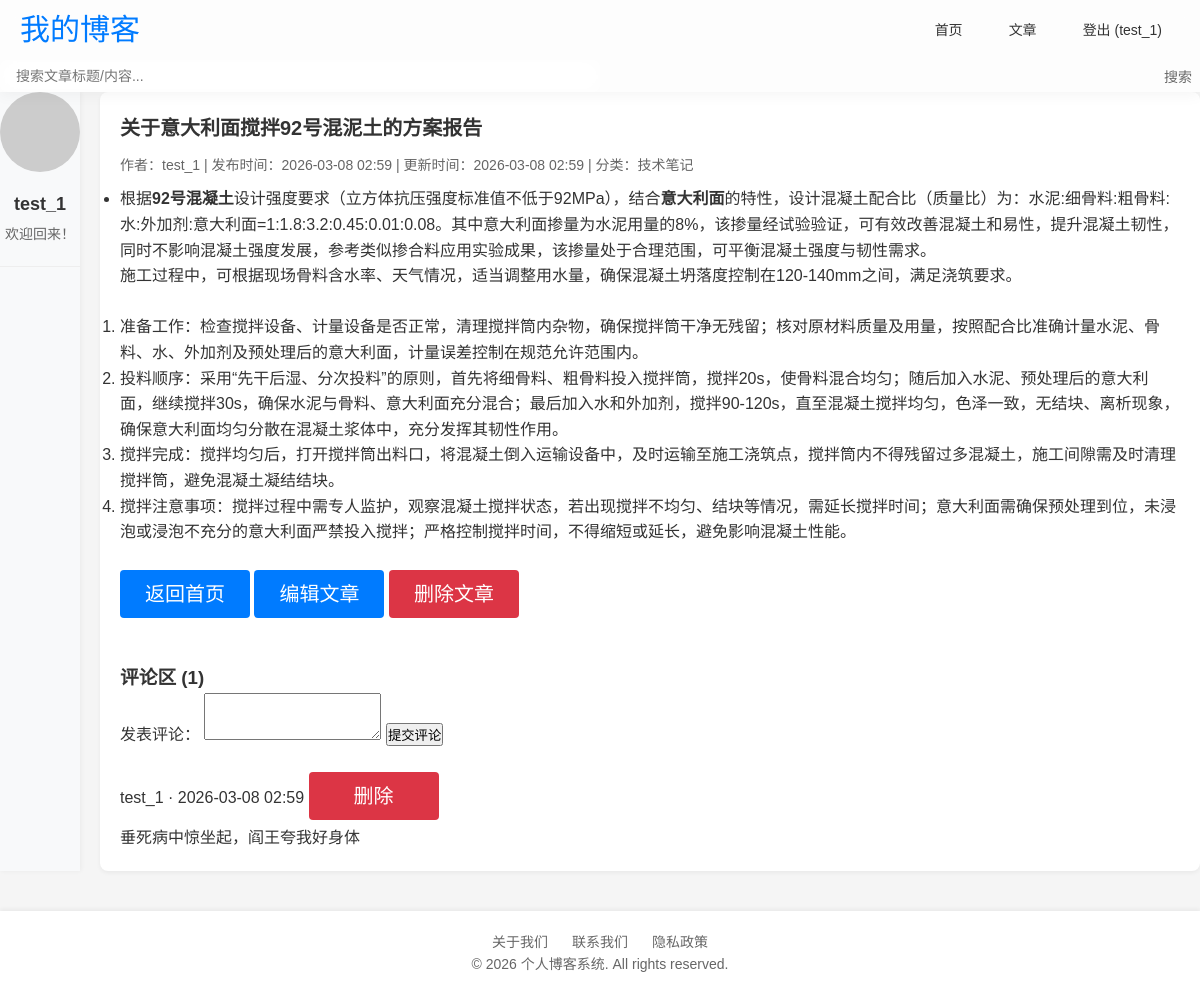
The app's page /post/1 (signed in) with its own data.
### app.py (models this page shows)
class User(UserMixin,db.Model):
    id = db.Column(db.Integer, primary_key=True)
    username = db.Column(db.String(20), unique=True, nullable=False)
    email = db.Column(db.String(120), unique=True, nullable=False)
    password = db.Column(db.String(60), nullable=False)

class Post(db.Model):
    id = db.Column(db.Integer,primary_key = True)                # 文章id
    title = db.Column(db.String(100),nullable = False)           # 文章标题
    content = db.Column(db.Text,nullable = False)                # 文章内容
    created_at = db.Column(db.DateTime,default = datetime.utcnow)# 创建时间
    updated_at = db.Column(db.DateTime,default = datetime.utcnow,updated_at = datetime.utcnow)# 更新时间
    user_id = db.Column(db.Integer,nullable = False)
    category_id = db.Column(db.Integer,nullable = False)

class Category(db.Model):
    id = db.Column(db.Integer, primary_key=True)
    name = db.Column(db.String(50), unique=True, nullable=False)

class Comment(db.Model):
    id = db.Column(db.Integer, primary_key=True)
    content = db.Column(db.Text, nullable=False)
    created_at = db.Column(db.DateTime, default=datetime.utcnow)
    user_id = db.Column(db.Integer,nullable = False)
    post_id = db.Column(db.Integer,nullable = False)

### app.py (the view, shortened to what this page needs)
@app.route("/post/<int:post_id>",methods = ["POST","GET"])
def post(post_id):
    post = Post.query.get_or_404(post_id) # 查询文章存在或404
    post.author = get_post_author(post)
    post.category = get_post_category(post)
    comments = Comment.query.filter_by(post_id = post_id).order_by(Comment.created_at.desc()).all()
    for comment in comments:
        comment.author = User.query.get(comment.user_id)
        if not comment.author:
            comment.author = type('Anonymous', (), {'username': '匿名用户'})() # 动态创建一个名为 Anonymous 的类并实例化，该对象有 username 属性，值为「匿名用户」
    return render_template("post.html",post = post,comments = comments)

### app.py (called while the page is built)
def get_post_author(post):
    return User.query.get(post.user_id)

def get_post_category(post):
    if post.category_id:
        return Category.query.get(post.category_id)
    return None

@login_manager.user_loader
def load_user(user_id):
    return User.query.get(int(user_id)) if user_id else None

### templates/post.html (shortened to what this page needs)
{% extends 'base.html' %}
{% block content %}
    <div class="post">
        <h2 class="post-title">{{ post.title }}</h2>
        <div class="post-meta">
            作者：{{ post.author.username }} |
            发布时间：{{ post.created_at.strftime('%Y-%m-%d %H:%M') }} |
            更新时间：{{ post.updated_at.strftime('%Y-%m-%d %H:%M') }} |
            {% if post.category %}分类：{{ post.category.name }}{% else %}无分类{% endif %}
        </div>
        <div class="post-content">
            {{ post.content|safe }}
        </div>
        <div style="margin-top: 20px;">
            <a href="{{ url_for('index') }}" class="btn btn-primary">返回首页</a>
            {% if current_user == post.author %}
                <a href="{{ url_for('edit', post_id=post.id) }}" class="btn btn-primary">编辑文章</a>
                <a href="{{ url_for('delete', post_id=post.id) }}" class="btn btn-danger" onclick="return confirm('确定要删除吗？')">删除文章</a>
            {% endif %}
        </div>
        <div style="margin-top: 40px;">
            <h3>评论区 ({{ comments|length }})</h3>
            {% if current_user.is_authenticated %}
                <form method="POST" style="margin-bottom: 20px;">
                    <label for="comment">发表评论：</label>
                    <textarea id="comment" name="comment" rows="3" required></textarea>
                    <button type="submit">提交评论</button>
                </form>
            {% else %}
                <p>请<a href="{{ url_for('login') }}">登录</a>后发表评论</p>
            {% endif %}
            {% if comments %}
                {% for comment in comments %}
                    <div class="comment">
                        <div class="comment-meta">
                            {{ comment.author.username }} · {{ comment.created_at.strftime('%Y-%m-%d %H:%M') }}
                            {% if current_user == comment.author or current_user == post.author %}
                                <a href="{{ url_for('delete_comment', comment_id=comment.id) }}" class="btn btn-danger btn-sm" onclick="return confirm('确定删除评论？')">删除</a>
                            {% endif %}
                        </div>
                        <div>{{ comment.content|replace('\n', '<br>')|safe }}</div>
                    </div>
                {% endfor %}
            {% else %}
                <p>暂无评论，快来抢沙发吧！</p>
            {% endif %}
        </div>
    </div>
{% endblock %}

### templates/base.html (shortened to what this page needs)
<!DOCTYPE html>
<html lang="zh-CN">
<head>
</head>
<body>
    <header class="header">
        <div class="container">
            <div class="header-content">
                <a href="{{ url_for('index') }}" class="logo">我的博客</a>
                <nav class="nav-links navbar-menu">
                    <a href="{{ url_for('index') }}">首页</a>
                    {% if current_user.is_authenticated %}
                        <a href="{{ url_for('create') }}">文章</a>
                        <a href="{{ url_for('logout') }}">登出 ({{ current_user.username }})</a>
                    {% else %}
                        <a href="{{ url_for('login') }}">登录</a>
                        <a href="{{ url_for('register') }}">注册</a>
                    {% endif %}
                </nav>
            </div>
            <div class="search-box">
                <form class="search-form" action="{{ url_for('index') }}" method="get">
                    <input type="text" name="search" class="search-input" placeholder="搜索文章标题/内容..." value="{{ search_query or '' }}">
                <button type="submit" class="search-btn">搜索</button>
                </form>
            </div>
        </div>
    </header>
    <main class="container main-content">
        <aside class="sidebar">
            {% if current_user.is_authenticated %}
            <div class="user-info">
                <img src="https://ui-avatars.com/api/?name={{ current_user.username }}&background=4285f4&color=fff" alt="头像" class="avatar">
                <div class="username">{{ current_user.username }}</div>
                <div class="user-desc">欢迎回来！</div>
            </div>
            {% endif %}
        </aside>
        <section class="content-area">
            {% block content %}{% endblock %}
        </section>
    </main>
    <footer class="footer">
        <div class="container">
            <div class="footer-links">
                <a href="#">关于我们</a>
                <a href="#">联系我们</a>
                <a href="#">隐私政策</a>
            </div>
            <p>&copy; 2026 个人博客系统. All rights reserved.</p>
        </div>
    </footer>
</body>
</html>

### templates/base.html (style rules this page uses)
* { margin: 0; padding: 0; box-sizing: border-box; }
body { font-family: -apple-system, BlinkMacSystemFont, "Segoe UI", Roboto, "Helvetica Neue", Arial, sans-serif; background-color: #f5f5f5; color: #333; line-height: 1.6; }
.container { margin: 0; padding: 0; box-sizing: border-box; list-style: none; text-decoration: none; font-family: "Microsoft Yahei", sans-serif; }
.header { background: rgba(255, 255, 255, 0.8); backdrop-filter: blur(10px); -webkit-backdrop-filter: blur(10px); box-shadow: 0 2px 15px rgba(0, 0, 0, 0.05); position: sticky; top: 0; z-index: 999; }
.header-content { max-width: 1200px; margin: 0 auto; display: flex; justify-content: space-between; align-items: center; padding: 0 20px; height: 60px; }
.logo { font-size: 30px; font-weight: 800px; color: #007bff; text-decoration: none; }
.navbar-menu { display: flex; gap: 10px; align-items: center; text-decoration: none; }
.nav-links a { color: #333; font-size: 14px; font-weight: 500; padding: 6px 18px; border-radius: 50px; transition: all 0.3s ease; text-decoration: none; }
.search-box { width: 50%; align-items: center; position:static; }
.search-form { display: flex; align-items: center; width: 100%; }
.search-input { width: 100%; padding: 8px 16px 8px 16px; border: none; border-radius: 8px; font-size: 14px; outline: none; transition: all 0.3s ease; background: rgba(255, 255, 255, 0.2); backdrop-filter: blur(10px); -webkit-backdrop-filter: blur(10px); color: #333; }
.search-btn { position: absolute; right: 8px; background: transparent; border: none; color: #666; cursor: pointer; font-size: 14px; transition: color 0.3s; }
.main-content { display: flex; gap: 20px; margin-bottom: 40px; }
.sidebar { width: 80px; background-color: #f8f9fa; transition: width 0.3s ease; overflow: hidden; box-shadow: 1px 0 5px rgba(0, 0, 0, 0.05); }
.user-info { text-align: center; margin-bottom: 20px; padding-bottom: 20px; border-bottom: 1px solid #eee; }
.avatar { width: 80px; height: 80px; border-radius: 50%; object-fit: cover; margin-bottom: 10px; }
.username { font-size: 18px; font-weight: 600; margin-bottom: 5px; }
.user-desc { font-size: 14px; color: #666; }
.content-area { flex: 1; background-color: #fff; border-radius: 8px; box-shadow: 0 2px 4px rgba(0,0,0,0.05); padding: 20px; }
.post-title { font-size: 20px; font-weight: 600; margin-bottom: 10px; }
.post-meta { font-size: 14px; color: #666; margin-bottom: 10px; }
.footer { background-color: #fff; box-shadow: 0 -2px 4px rgba(0,0,0,0.05); padding: 20px 0; text-align: center; font-size: 14px; color: #666; }
.footer-links a { color: #666; text-decoration: none; margin: 0 10px; }
.btn { display: inline-block; padding: 8px 16px; margin: 5px 0; border: none; border-radius: 4px; cursor: pointer; font-size: 20px; width: 130px; text-decoration: none; text-align: center; transition: all 0.3s ease; }
.btn-primary { background-color: #007bff; color: #fff; }
.btn-danger { background-color: #dc3545; color: #fff; }

### records on screen
User: username "test_1", author.username "test_1"
Post: title "关于意大利面搅拌92号混泥土的方案报告", created_at "2026-03-08 02:59", updated_at "2026-03-08 02:59", content "根据 92号混凝土 设计强度要求（立方体抗压强度标准值不低于92MPa），结合 意大利面 的特性，设计混凝土配合比（质量比）为：水泥:细骨料:粗骨料:水:外加剂:意大利面=1:1.8:3.2:0.45:0.01:0.08。其中意大利面掺量为水泥用量的8%，该掺量经试验验证，可有效改善混凝土和易性，提升混凝土韧性，同时不影响混凝土强度发展，参考类似掺合料应用实验成果，该掺量处于合理范围，可平衡混凝土强度与韧性需求。 施工过程中，可根据现场骨料含水率、天气情况，适当调整用水量，确保混凝土坍落度控制在120-140mm之间，满足浇筑要求。 准备工作：检查搅拌设备、计量设备是否正常，清理搅拌筒内杂物，确保搅拌筒干净无残留；核对原材料质量及用量，按照配合比准确计量水泥、骨料、水、外加剂及预处理后的意大利面，计量误差控制在规范允许范围内。 投料顺序：采用“先干后湿、分次投料”的原则，首先将细骨料、粗骨料投入搅拌筒，搅拌20s，使骨料混合均匀；随后加入水泥、预处理后的意大利面，继续搅拌30s，确保水泥与骨料、意大利面充分混合；最后加入水和外加剂，搅拌90-120s，直至混凝土搅拌均匀，色泽一致，无结块、离析现象，确保意大利面均匀分散在混凝土浆体中，充分发挥其韧性作用。 搅拌完成：搅拌均匀后，打开搅拌筒出料口，将混凝土倒入运输设备中，及时运输至施工浇筑点，搅拌筒内不得残留过多混凝土，施工间隙需及时清理搅拌筒，避免混凝土凝结结块。…"
Category: category.name "技术笔记"
Comment: author.username "test_1", created_at "2026-03-08 02:59", content "垂死病中惊坐起，阎王夸我好身体"

### other values on screen
{{ comments|length }} "1"
